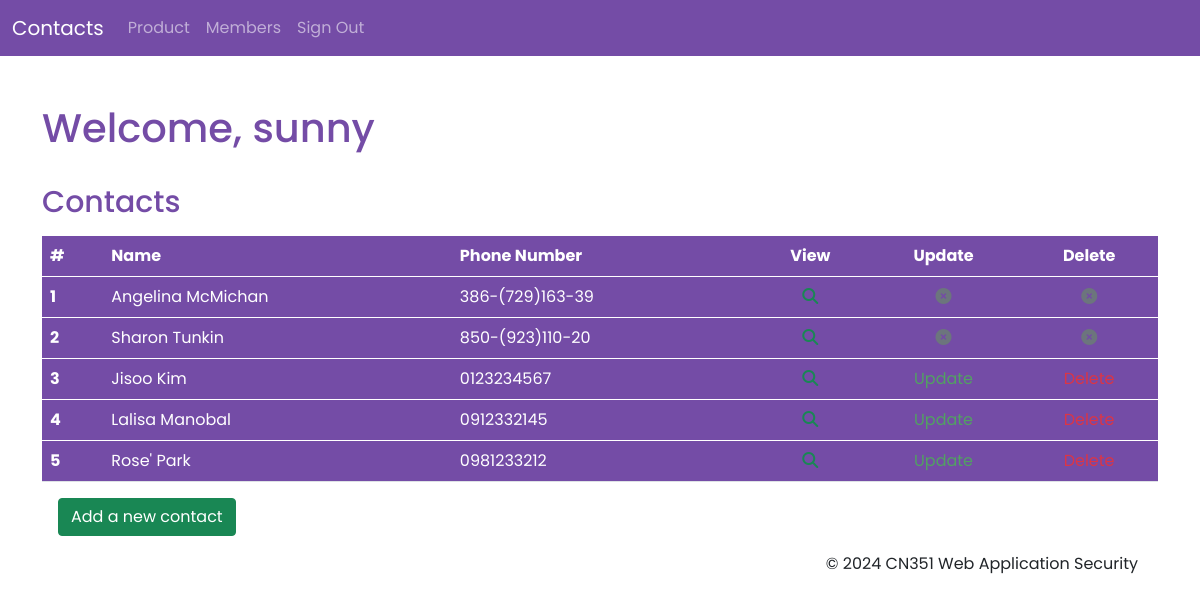
Screenshot of / (signed in) with the database file from the repository.
### database/models.py (models this page shows, shortened)
class Contact(models.Model):
    added_by = models.ForeignKey(
        User, on_delete=models.CASCADE, related_name='added_by')
    first_name = models.CharField(max_length=64)
    last_name = models.CharField(max_length=64)
    phone_number = models.CharField(max_length=15)

### database/views.py (the view)
# urls.py: path('', views.index, name='index'),
def index(request):
    contacts = Contact.objects.all()
    data = { 'contacts' : contacts }
    if not request.user.is_authenticated:
        return HttpResponseRedirect(reverse('login'))
    else:
        return render(request, 'index.html', data)

### templates/index.html
{% extends 'base.html' %}
{% load static %}
{% block body %}
<div class="container index mt-5">
  <h3>Welcome, {{ request.user.first_name }}</h3>
  <br>
  <h4>Contacts</h4>
  <div class="contact-table mt-3">
    <table class="table table-hover">
      <thead>
        <tr>
          <th scope="col">#</th>
          <th scope="col">Name</th>
          <th scope="col">Phone Number</th>
          <th scope="col" class="text-center">View</th>
          <th scope="col" class="text-center">Update</th>
          <th scope="col" class="text-center">Delete</th>
        </tr>
      </thead>
      {% for contact in contacts %}
      <tbody>
        <tr>
          <th scope="row">{{forloop.counter }}</th>
          <td>{{ contact.first_name }} {{ contact.last_name }}</td>
          <td>{{ contact.phone_number }}</td>
          <td class="text-center"><a href="{% url 'view_contact' id=contact.id %}"><i
                class="fa-solid fa-magnifying-glass text-success"></i></a></td>
          <td class="text-center">
            {% if contact.added_by == request.user %}
            <a href="{% url 'update_contact' id=contact.id %}" class="text-2">Update</a>
            {% else %}
            {% if request.user.is_superuser %}
            <a href="{% url 'update_contact' id=contact.id %}" class="text-2">Update</a>
            {% else %}
            <i class="fa-solid fa-circle-xmark text-secondary"></i>
            {% endif %}
            {% endif %}
          </td>
          <td class="text-center">
            {% if contact.added_by == request.user %}
            <a href="{% url 'delete_contact' id=contact.id %}" onclick="return confirm('Are you sure?')"
              class="text-danger">Delete</a>
            {% else %}
            {% if request.user.is_superuser %}
            <a href="{% url 'delete_contact' id=contact.id %}" onclick="return confirm('Are you sure?')"
              class="text-danger">Delete</a>
            {% else %}
            <i class="fa-solid fa-circle-xmark text-secondary">
            {% endif %}
            {% endif %}
          </td>
        </tr>
      </tbody>
      {% endfor %}
    </table>
  </div>
  <div class="actions-btn mt-2 mb-3">
    <button type="" class="btn btn-success me-3"><a href="{% url 'create_contact' %}">Add a new contact</a></button>
  </div>
  {% endblock %}

### templates/base.html (shortened to what this page needs)
<!DOCTYPE html>
<html lang="en">
<head>
    {% block style %}
    {% load static %}
    <link rel="stylesheet" href="https://cdnjs.cloudflare.com/ajax/libs/font-awesome/6.4.0/css/all.min.css"
 />
    <link href="https://cdn.jsdelivr.net/npm/bootstrap@5.0.2/dist/css/bootstrap.min.css" rel="stylesheet"
>
    <link rel="stylesheet" href="{% static 'css/style.css' %}">
    {% endblock %}
</head>
<body>
    <nav class="navbar navbar-expand-lg navbar-dark custom-bg-primary">
        <div class="container-fluid">
            <a class="navbar-brand" href="{% url 'index' %}">Contacts</a>
            <div class="collapse navbar-collapse" id="navbarNav">
                <ul class="navbar-nav">
                    <li class="nav-item">
                        <a class="nav-link" href="{% url 'products' %}">Product</a>
                    </li>
                    <li class="nav-item">
                        <a class="nav-link" href="{% url 'members' %}">Members</a>
                    </li>
                    <li class="nav-item">
                        <a class="nav-link" href="{% url 'logout' %}">Sign Out</a>
                    </li>
                </ul>
            </div>
        </div>
    </nav>
    {% block body %}
    {% endblock %}
    <div class="footer" style="text-align: right; bottom: 0; right: 0; padding-right: 20px;">
        <p>&copy; 2024 CN351 Web Application Security</p>
    </div>
</body>
</html>

### static/css/style.css (style rules this page uses)
* { margin: 0; padding: 0; font-family: 'Poppins', Arial, sans-serif; }
h3 { font-size: 40px; color:#744ca6 }
h4 { font-size: 30px; color:#744ca6 }
a { text-decoration: none; color: white; }
.table thead th,tr,td { color: white; background-color: #744ca6; }
button { margin-left: 1rem; }
.text-2 { color:#52a162 }
.custom-bg-primary { background-color: #744ca6; }

### rows the page displays
Contact: first_name "Angelina", last_name "McMichan", phone_number "386-(729)163-39"
Contact: first_name "Sharon", last_name "Tunkin", phone_number "850-(923)110-20"
Contact: first_name "Jisoo", last_name "Kim", phone_number "0123234567", shows "Update"
Contact: first_name "Lalisa", last_name "Manobal", phone_number "0912332145", shows "Update"
Contact: first_name "Rose'", last_name "Park", phone_number "0981233212", shows "Update"

### other values shown
{{ request.user.first_name }} "sunny"
